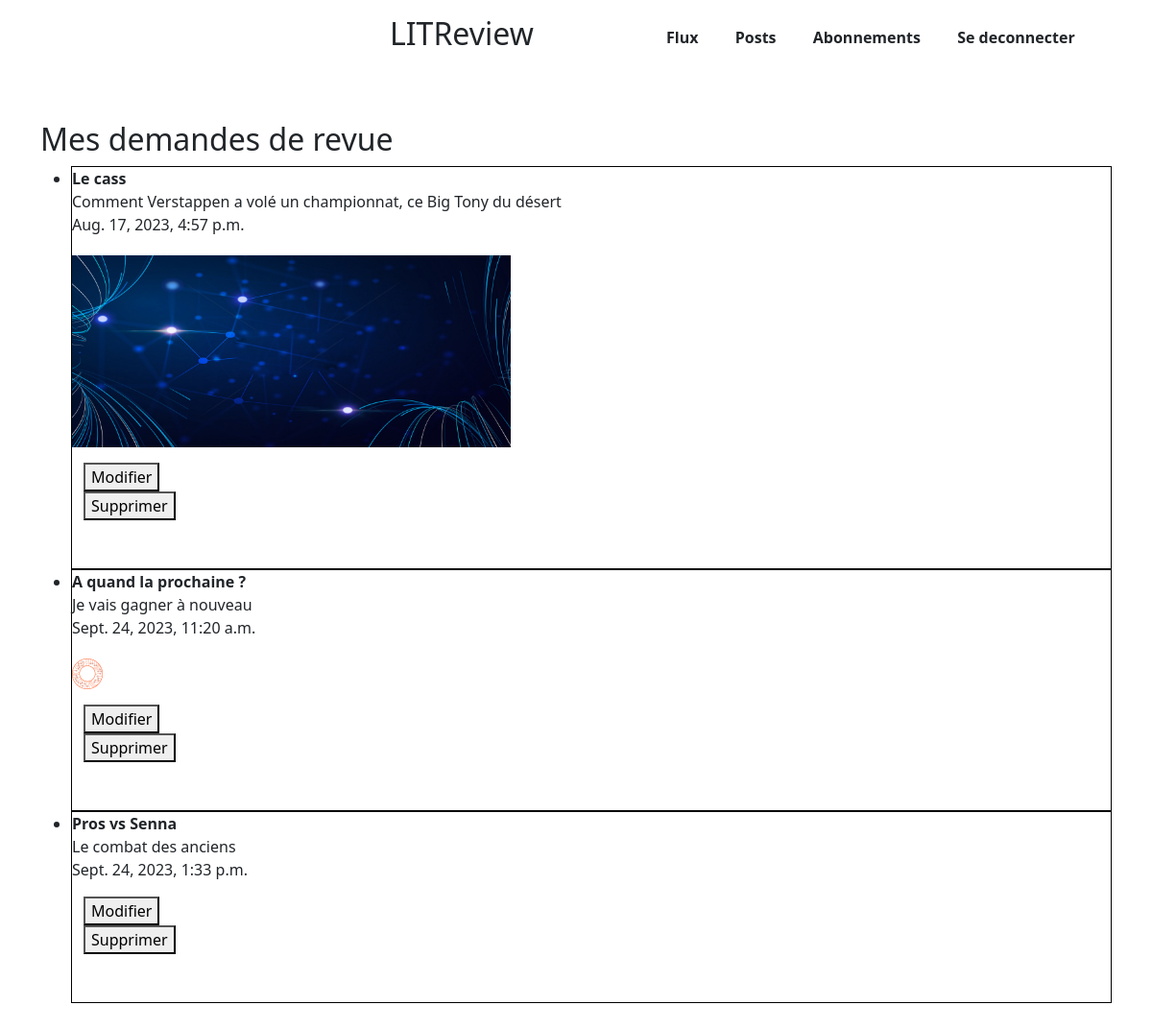
Page /posts (signed in) on the committed database.
### critiques/models.py (models this page shows, shortened)
class Ticket(models.Model):
    title = models.CharField(max_length=128)
    description = models.TextField(max_length=2048, blank=True)
    image = models.ImageField(null=True, blank=True)
    time_created = models.DateTimeField(auto_now_add=True)
    user = models.ForeignKey(to=settings.AUTH_USER_MODEL, on_delete=models.CASCADE)

### critiques/views.py (the view)
# urls.py: path("posts", user_tickets, name="posts"),
@login_required
def user_tickets(request):
    user_tickets = Ticket.objects.filter(user=request.user)
    return render(request, "posts.html", {"tickets": user_tickets})

### critiques/templates/posts.html (shortened to what this page needs)
{% extends "base.html" %}
{% load static %}
{% block additional_css %}
<link rel="stylesheet" href="{% static 'critiques/css/posts.css' %}">
{% endblock %}
{% block content %}
<div class="container py-5"><h2>Mes demandes de revue</h2>
{% if tickets %}
<ul>
    {% for ticket in tickets %}
    <li>
        <strong>{{ ticket.title }}</strong><br>
        {{ ticket.description }}<br>
        {{ ticket.time_created }}<br>
        {% if ticket.image %}
        <div class="img_container">
            <img src="{{ ticket.image.url }}" alt="{{ ticket.title }}" style="max-height: 200px; width: auto;">
        </div>
        {% endif %}
        <div class="container pt-3">
            <button><a href="{% url 'edit_ticket' ticket.id %}">Modifier</a>
            </button>
            <form action="{% url 'delete_ticket' ticket.id %}" method="post">
                <button type="submit">Supprimer</button>
            </form>
        </div>
    </li>
    {% endfor %}
</ul>
{% else %}
<p>Vous n'avez pas encore créé de demandes de revue.</p>
{% endif %}
</div>
{% endblock %}

### critiques/static/critiques/css/base.css (style rules this page uses)
a { text-decoration: none; color: inherit; background: none; border: none; padding: 0; margin: 0; outline: none; font-size: 100%; font-weight: inherit; cursor: pointer; }

### critiques/static/critiques/css/posts.css (style rules this page uses)
li { padding-bottom: 50px; border : solid 1px black; }
.img_container { padding-top: 20px; width: 250px; height: auto; }
.img_container img { width: 100%; height: auto; }

### rows in the picture
Ticket: title "Le cass", description "Comment Verstappen a volé un championnat, ce Big Tony du désert", time_created "Aug. 17, 2023, 4:57 p.m.", image (picture)
Ticket: title "A quand la prochaine ?", description "Je vais gagner à nouveau", time_created "Sept. 24, 2023, 11:20 a.m.", image (picture)
Ticket: title "Pros vs Senna", description "Le combat des anciens", time_created "Sept. 24, 2023, 1:33 p.m."
